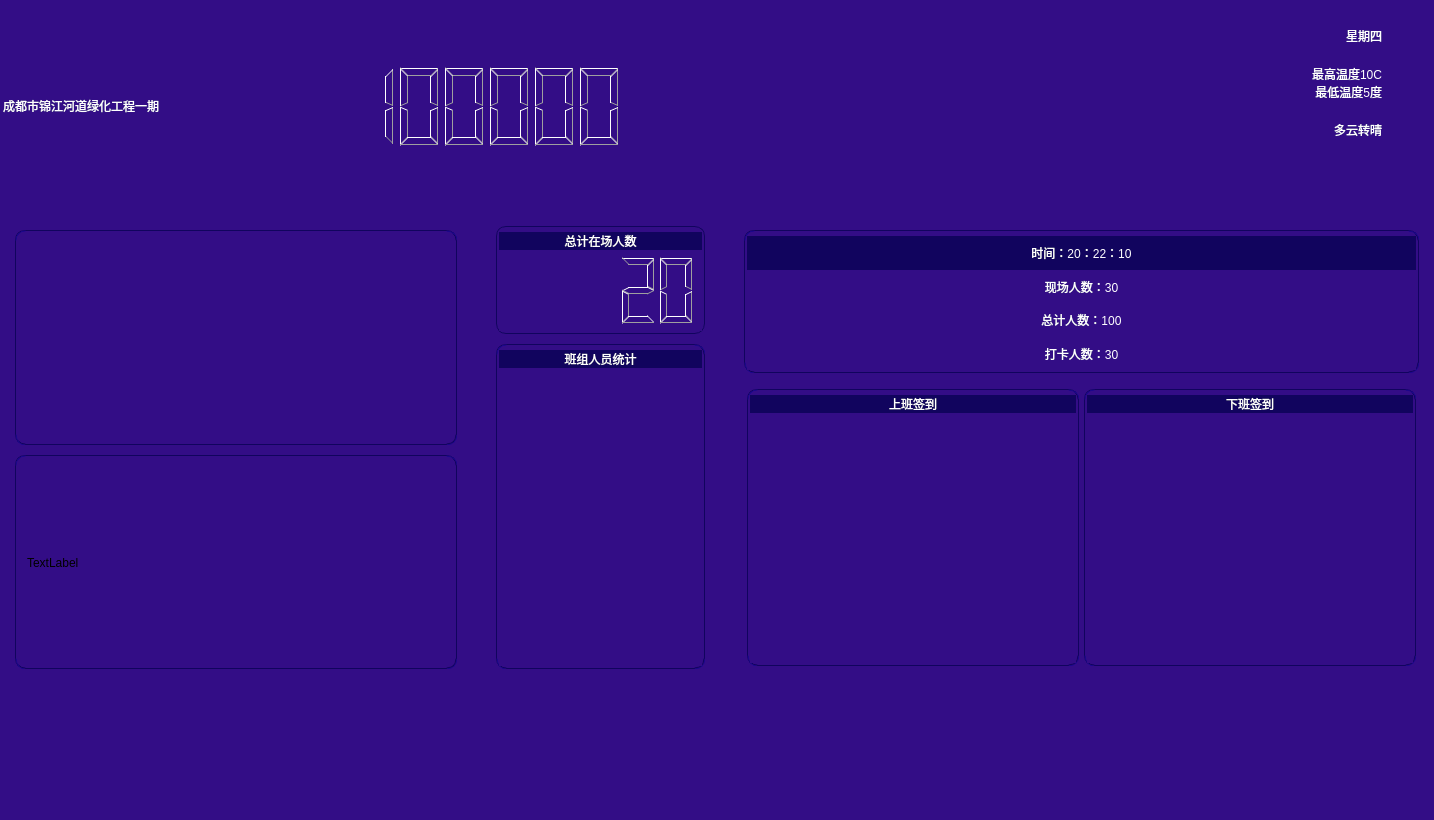
<?xml version="1.0" encoding="UTF-8"?>
<ui version="4.0">
 <class>Form</class>
 <widget class="QWidget" name="Form">
  <property name="geometry">
   <rect>
    <x>0</x>
    <y>0</y>
    <width>1434</width>
    <height>820</height>
   </rect>
  </property>
  <property name="windowTitle">
   <string>Form</string>
  </property>
  <property name="styleSheet">
   <string notr="true">background-color: rgb(51, 13, 134);</string>
  </property>
  <layout class="QVBoxLayout" name="verticalLayout">
   <property name="spacing">
    <number>0</number>
   </property>
   <property name="leftMargin">
    <number>0</number>
   </property>
   <property name="topMargin">
    <number>0</number>
   </property>
   <property name="rightMargin">
    <number>0</number>
   </property>
   <property name="bottomMargin">
    <number>0</number>
   </property>
   <item>
    <widget class="QGroupBox" name="groupBox_header">
     <property name="sizePolicy">
      <sizepolicy hsizetype="Preferred" vsizetype="Preferred">
       <horstretch>0</horstretch>
       <verstretch>2</verstretch>
      </sizepolicy>
     </property>
     <property name="styleSheet">
      <string notr="true">QGroupBox#groupBox_header
{
   border:0px
}</string>
     </property>
     <property name="title">
      <string/>
     </property>
     <layout class="QHBoxLayout" name="horizontalLayout">
      <property name="spacing">
       <number>5</number>
      </property>
      <property name="leftMargin">
       <number>0</number>
      </property>
      <property name="topMargin">
       <number>0</number>
      </property>
      <property name="rightMargin">
       <number>0</number>
      </property>
      <property name="bottomMargin">
       <number>0</number>
      </property>
      <item>
       <widget class="QLabel" name="label_title">
        <property name="styleSheet">
         <string notr="true">font: 75 36pt &quot;微软雅黑&quot;;
color: rgb(255, 255, 255);</string>
        </property>
        <property name="text">
         <string>成都市锦江河道绿化工程一期</string>
        </property>
       </widget>
      </item>
      <item>
       <widget class="QLCDNumber" name="lcdNumber_date">
        <property name="sizePolicy">
         <sizepolicy hsizetype="Expanding" vsizetype="Expanding">
          <horstretch>0</horstretch>
          <verstretch>0</verstretch>
         </sizepolicy>
        </property>
        <property name="font">
         <font>
          <family>微软雅黑</family>
          <pointsize>28</pointsize>
          <weight>9</weight>
          <italic>false</italic>
          <bold>false</bold>
         </font>
        </property>
        <property name="styleSheet">
         <string notr="true">font: 75 28pt &quot;微软雅黑&quot;;</string>
        </property>
        <property name="frameShape">
         <enum>QFrame::NoFrame</enum>
        </property>
        <property name="frameShadow">
         <enum>QFrame::Sunken</enum>
        </property>
        <property name="lineWidth">
         <number>0</number>
        </property>
        <property name="digitCount">
         <number>10</number>
        </property>
        <property name="segmentStyle">
         <enum>QLCDNumber::Outline</enum>
        </property>
        <property name="value" stdset="0">
         <double>20191212.000000000000000</double>
        </property>
        <property name="intValue" stdset="0">
         <number>20191212</number>
        </property>
       </widget>
      </item>
      <item>
       <spacer name="horizontalSpacer_2">
        <property name="orientation">
         <enum>Qt::Horizontal</enum>
        </property>
        <property name="sizeHint" stdset="0">
         <size>
          <width>40</width>
          <height>20</height>
         </size>
        </property>
       </spacer>
      </item>
      <item>
       <widget class="QLabel" name="label_4">
        <property name="sizePolicy">
         <sizepolicy hsizetype="Fixed" vsizetype="Fixed">
          <horstretch>0</horstretch>
          <verstretch>0</verstretch>
         </sizepolicy>
        </property>
        <property name="minimumSize">
         <size>
          <width>200</width>
          <height>200</height>
         </size>
        </property>
        <property name="maximumSize">
         <size>
          <width>200</width>
          <height>200</height>
         </size>
        </property>
        <property name="styleSheet">
         <string notr="true">image: url(:/ico/resource/ico/阴转晴.png);</string>
        </property>
        <property name="lineWidth">
         <number>0</number>
        </property>
        <property name="text">
         <string/>
        </property>
        <property name="scaledContents">
         <bool>false</bool>
        </property>
        <property name="alignment">
         <set>Qt::AlignCenter</set>
        </property>
       </widget>
      </item>
      <item>
       <widget class="QWidget" name="widget" native="true">
        <layout class="QVBoxLayout" name="verticalLayout_2">
         <item>
          <widget class="QLabel" name="label_xq">
           <property name="styleSheet">
            <string notr="true">font: 20pt &quot;方正姚体&quot;;
color: rgb(255, 255, 255);
</string>
           </property>
           <property name="text">
            <string>星期四</string>
           </property>
           <property name="alignment">
            <set>Qt::AlignRight|Qt::AlignTrailing|Qt::AlignVCenter</set>
           </property>
          </widget>
         </item>
         <item>
          <widget class="QLabel" name="label_tq">
           <property name="styleSheet">
            <string notr="true">font: 20pt &quot;方正姚体&quot;;
color: rgb(255, 255, 255);
</string>
           </property>
           <property name="text">
            <string>最高温度10C
最低温度5度</string>
           </property>
           <property name="alignment">
            <set>Qt::AlignRight|Qt::AlignTrailing|Qt::AlignVCenter</set>
           </property>
          </widget>
         </item>
         <item>
          <widget class="QLabel" name="label_wd">
           <property name="styleSheet">
            <string notr="true">font: 20pt &quot;方正姚体&quot;;
color: rgb(255, 255, 255);
</string>
           </property>
           <property name="text">
            <string>多云转晴</string>
           </property>
           <property name="alignment">
            <set>Qt::AlignRight|Qt::AlignTrailing|Qt::AlignVCenter</set>
           </property>
          </widget>
         </item>
         <item>
          <widget class="QLabel" name="label_fengli">
           <property name="styleSheet">
            <string notr="true">font: 20pt &quot;方正姚体&quot;;
color: rgb(255, 255, 255);</string>
           </property>
           <property name="text">
            <string/>
           </property>
          </widget>
         </item>
        </layout>
       </widget>
      </item>
      <item>
       <spacer name="horizontalSpacer">
        <property name="orientation">
         <enum>Qt::Horizontal</enum>
        </property>
        <property name="sizeType">
         <enum>QSizePolicy::Fixed</enum>
        </property>
        <property name="sizeHint" stdset="0">
         <size>
          <width>40</width>
          <height>20</height>
         </size>
        </property>
       </spacer>
      </item>
     </layout>
    </widget>
   </item>
   <item>
    <widget class="QGroupBox" name="groupBox_center">
     <property name="sizePolicy">
      <sizepolicy hsizetype="Preferred" vsizetype="Preferred">
       <horstretch>0</horstretch>
       <verstretch>7</verstretch>
      </sizepolicy>
     </property>
     <property name="styleSheet">
      <string notr="true">QGroupBox#groupBox_center 
{
   border:0px
}</string>
     </property>
     <property name="title">
      <string/>
     </property>
     <layout class="QHBoxLayout" name="horizontalLayout_2">
      <property name="spacing">
       <number>15</number>
      </property>
      <property name="leftMargin">
       <number>0</number>
      </property>
      <property name="topMargin">
       <number>0</number>
      </property>
      <property name="rightMargin">
       <number>0</number>
      </property>
      <property name="bottomMargin">
       <number>0</number>
      </property>
      <item>
       <widget class="QGroupBox" name="groupBox_4">
        <property name="sizePolicy">
         <sizepolicy hsizetype="Preferred" vsizetype="Preferred">
          <horstretch>2</horstretch>
          <verstretch>0</verstretch>
         </sizepolicy>
        </property>
        <property name="styleSheet">
         <string notr="true">QGroupBox#groupBox_4
{
   border:0px
}</string>
        </property>
        <property name="title">
         <string/>
        </property>
        <property name="flat">
         <bool>false</bool>
        </property>
        <layout class="QVBoxLayout" name="verticalLayout_5">
         <property name="spacing">
          <number>10</number>
         </property>
         <item>
          <widget class="QGroupBox" name="groupBox_photo">
           <property name="styleSheet">
            <string notr="true">QGroupBox#groupBox_photo

{
   border:1px solid #11045e;
   border-radius:10px;
   border-style:groove;
   float:left;
		
}</string>
           </property>
           <property name="title">
            <string/>
           </property>
           <property name="flat">
            <bool>false</bool>
           </property>
           <layout class="QHBoxLayout" name="horizontalLayout_3">
            <item>
             <widget class="QLabel" name="label_idphoto">
              <property name="styleSheet">
               <string notr="true">image: url(:/img/resource/img/ymg.jpg);</string>
              </property>
              <property name="text">
               <string/>
              </property>
             </widget>
            </item>
            <item>
             <widget class="QLabel" name="label_photo">
              <property name="styleSheet">
               <string notr="true">image: url(:/img/resource/img/420124197802025936.jpg);</string>
              </property>
              <property name="text">
               <string/>
              </property>
              <property name="scaledContents">
               <bool>true</bool>
              </property>
             </widget>
            </item>
           </layout>
          </widget>
         </item>
         <item>
          <widget class="QGroupBox" name="groupBox_info">
           <property name="styleSheet">
            <string notr="true">QGroupBox#groupBox_info

{
   border:1px solid #11045e;
   border-radius:10px;
   border-style:groove;
   float:left;
		
}</string>
           </property>
           <property name="title">
            <string/>
           </property>
           <layout class="QVBoxLayout" name="verticalLayout_12">
            <item>
             <widget class="QLabel" name="label_about">
              <property name="text">
               <string>TextLabel</string>
              </property>
              <property name="textFormat">
               <enum>Qt::RichText</enum>
              </property>
              <property name="wordWrap">
               <bool>true</bool>
              </property>
             </widget>
            </item>
           </layout>
          </widget>
         </item>
        </layout>
       </widget>
      </item>
      <item>
       <widget class="QGroupBox" name="groupBox_5">
        <property name="sizePolicy">
         <sizepolicy hsizetype="Preferred" vsizetype="Preferred">
          <horstretch>1</horstretch>
          <verstretch>0</verstretch>
         </sizepolicy>
        </property>
        <property name="styleSheet">
         <string notr="true">QGroupBox#groupBox_5
{
   border:0px
}</string>
        </property>
        <property name="title">
         <string/>
        </property>
        <layout class="QVBoxLayout" name="verticalLayout_3">
         <property name="spacing">
          <number>10</number>
         </property>
         <property name="topMargin">
          <number>5</number>
         </property>
         <item>
          <widget class="QGroupBox" name="groupBox_bzTotal">
           <property name="sizePolicy">
            <sizepolicy hsizetype="Preferred" vsizetype="Preferred">
             <horstretch>0</horstretch>
             <verstretch>1</verstretch>
            </sizepolicy>
           </property>
           <property name="styleSheet">
            <string notr="true">QGroupBox#groupBox_bzTotal

{
   border:1px solid #11045e;
   border-radius:10px;
   border-style:solid;
   float:left;
		
}</string>
           </property>
           <property name="title">
            <string/>
           </property>
           <property name="flat">
            <bool>true</bool>
           </property>
           <layout class="QVBoxLayout" name="verticalLayout_6">
            <property name="spacing">
             <number>0</number>
            </property>
            <property name="leftMargin">
             <number>0</number>
            </property>
            <property name="topMargin">
             <number>0</number>
            </property>
            <property name="rightMargin">
             <number>0</number>
            </property>
            <property name="bottomMargin">
             <number>0</number>
            </property>
            <item>
             <widget class="QLabel" name="label_6">
              <property name="styleSheet">
               <string notr="true">
background-color:#11045e;
font: 75 28pt &quot;微软雅黑&quot;;
color: white;
</string>
              </property>
              <property name="text">
               <string>总计在场人数</string>
              </property>
              <property name="alignment">
               <set>Qt::AlignCenter</set>
              </property>
             </widget>
            </item>
            <item>
             <widget class="QLCDNumber" name="lcdNumber_all">
              <property name="sizePolicy">
               <sizepolicy hsizetype="Expanding" vsizetype="Expanding">
                <horstretch>0</horstretch>
                <verstretch>0</verstretch>
               </sizepolicy>
              </property>
              <property name="contextMenuPolicy">
               <enum>Qt::NoContextMenu</enum>
              </property>
              <property name="layoutDirection">
               <enum>Qt::RightToLeft</enum>
              </property>
              <property name="frameShape">
               <enum>QFrame::NoFrame</enum>
              </property>
              <property name="frameShadow">
               <enum>QFrame::Sunken</enum>
              </property>
              <property name="lineWidth">
               <number>0</number>
              </property>
              <property name="midLineWidth">
               <number>0</number>
              </property>
              <property name="smallDecimalPoint">
               <bool>false</bool>
              </property>
              <property name="digitCount">
               <number>5</number>
              </property>
              <property name="segmentStyle">
               <enum>QLCDNumber::Outline</enum>
              </property>
              <property name="intValue" stdset="0">
               <number>20</number>
              </property>
             </widget>
            </item>
           </layout>
          </widget>
         </item>
         <item>
          <widget class="QGroupBox" name="groupBox_bzDetail">
           <property name="sizePolicy">
            <sizepolicy hsizetype="Preferred" vsizetype="Preferred">
             <horstretch>0</horstretch>
             <verstretch>3</verstretch>
            </sizepolicy>
           </property>
           <property name="styleSheet">
            <string notr="true">QGroupBox#groupBox_bzDetail

{
   border:1px solid #11045e;
   border-radius:10px;
   border-style:groove;
   float:left;
		
}</string>
           </property>
           <property name="title">
            <string/>
           </property>
           <layout class="QVBoxLayout" name="verticalLayout_7">
            <property name="spacing">
             <number>0</number>
            </property>
            <property name="leftMargin">
             <number>0</number>
            </property>
            <property name="topMargin">
             <number>0</number>
            </property>
            <property name="rightMargin">
             <number>0</number>
            </property>
            <property name="bottomMargin">
             <number>0</number>
            </property>
            <item>
             <widget class="QLabel" name="label_10">
              <property name="styleSheet">
               <string notr="true">background-color:#11045e;
font: 75 28pt &quot;微软雅黑&quot;;
color: white;
border-radius:10px,10px;</string>
              </property>
              <property name="text">
               <string>班组人员统计</string>
              </property>
              <property name="alignment">
               <set>Qt::AlignCenter</set>
              </property>
             </widget>
            </item>
            <item>
             <widget class="QGroupBox" name="groupBox_bz">
              <property name="sizePolicy">
               <sizepolicy hsizetype="Preferred" vsizetype="Preferred">
                <horstretch>0</horstretch>
                <verstretch>1</verstretch>
               </sizepolicy>
              </property>
              <property name="styleSheet">
               <string notr="true">QGroupBox#groupBox_bz
{
   border:0px
}</string>
              </property>
              <property name="title">
               <string/>
              </property>
              <layout class="QVBoxLayout" name="verticalLayout_11">
               <item>
                <layout class="QFormLayout" name="flayout_bz">
                 <property name="labelAlignment">
                  <set>Qt::AlignCenter</set>
                 </property>
                </layout>
               </item>
              </layout>
             </widget>
            </item>
           </layout>
          </widget>
         </item>
        </layout>
       </widget>
      </item>
      <item>
       <widget class="QGroupBox" name="groupBox_6">
        <property name="sizePolicy">
         <sizepolicy hsizetype="Preferred" vsizetype="Preferred">
          <horstretch>3</horstretch>
          <verstretch>0</verstretch>
         </sizepolicy>
        </property>
        <property name="styleSheet">
         <string notr="true">QGroupBox#groupBox_6
{
   border:0px
}</string>
        </property>
        <property name="title">
         <string/>
        </property>
        <layout class="QVBoxLayout" name="verticalLayout_4">
         <property name="spacing">
          <number>10</number>
         </property>
         <item>
          <widget class="QGroupBox" name="groupBox_time">
           <property name="sizePolicy">
            <sizepolicy hsizetype="Preferred" vsizetype="Preferred">
             <horstretch>0</horstretch>
             <verstretch>1</verstretch>
            </sizepolicy>
           </property>
           <property name="styleSheet">
            <string notr="true">QGroupBox#groupBox_time

{
   border:1px solid #11045e;
   border-radius:10px;
   border-style:groove;
   float:left;
		
}</string>
           </property>
           <property name="title">
            <string/>
           </property>
           <layout class="QVBoxLayout" name="verticalLayout_8">
            <property name="spacing">
             <number>0</number>
            </property>
            <property name="leftMargin">
             <number>0</number>
            </property>
            <property name="topMargin">
             <number>0</number>
            </property>
            <property name="rightMargin">
             <number>0</number>
            </property>
            <property name="bottomMargin">
             <number>0</number>
            </property>
            <item>
             <widget class="QLabel" name="label_time">
              <property name="styleSheet">
               <string notr="true">background-color:#11045e;
font: 75 28pt &quot;微软雅黑&quot;;
color: white;
border-radius:10px,10px;</string>
              </property>
              <property name="text">
               <string>时间：20：22：10</string>
              </property>
              <property name="alignment">
               <set>Qt::AlignCenter</set>
              </property>
             </widget>
            </item>
            <item>
             <widget class="QLabel" name="label_12">
              <property name="styleSheet">
               <string notr="true">color: rgb(255, 255, 255);
font: 18pt &quot;方正姚体&quot;;
</string>
              </property>
              <property name="text">
               <string>现场人数：30</string>
              </property>
              <property name="alignment">
               <set>Qt::AlignCenter</set>
              </property>
             </widget>
            </item>
            <item>
             <widget class="QLabel" name="label_7">
              <property name="styleSheet">
               <string notr="true">color: rgb(255, 255, 255);
font: 18pt &quot;方正姚体&quot;;
</string>
              </property>
              <property name="text">
               <string>总计人数：100</string>
              </property>
              <property name="alignment">
               <set>Qt::AlignCenter</set>
              </property>
             </widget>
            </item>
            <item>
             <widget class="QLabel" name="label_11">
              <property name="styleSheet">
               <string notr="true">color: rgb(255, 255, 255);
font: 18pt &quot;方正姚体&quot;;
</string>
              </property>
              <property name="text">
               <string>打卡人数：30</string>
              </property>
              <property name="alignment">
               <set>Qt::AlignCenter</set>
              </property>
             </widget>
            </item>
           </layout>
          </widget>
         </item>
         <item>
          <widget class="QGroupBox" name="groupBox_shift">
           <property name="sizePolicy">
            <sizepolicy hsizetype="Preferred" vsizetype="Preferred">
             <horstretch>0</horstretch>
             <verstretch>2</verstretch>
            </sizepolicy>
           </property>
           <property name="styleSheet">
            <string notr="true">QGroupBox#groupBox_shift
{
   border:0px
}</string>
           </property>
           <property name="title">
            <string/>
           </property>
           <layout class="QHBoxLayout" name="horizontalLayout_5">
            <property name="spacing">
             <number>5</number>
            </property>
            <property name="leftMargin">
             <number>0</number>
            </property>
            <property name="topMargin">
             <number>0</number>
            </property>
            <property name="rightMargin">
             <number>0</number>
            </property>
            <property name="bottomMargin">
             <number>0</number>
            </property>
            <item>
             <widget class="QGroupBox" name="groupBox_shift1">
              <property name="sizePolicy">
               <sizepolicy hsizetype="Preferred" vsizetype="Preferred">
                <horstretch>1</horstretch>
                <verstretch>1</verstretch>
               </sizepolicy>
              </property>
              <property name="styleSheet">
               <string notr="true">QGroupBox#groupBox_shift1

{
   border:1px solid #11045e;
   border-radius:10px;
   border-style:groove;
   float:left;
		
}</string>
              </property>
              <property name="title">
               <string/>
              </property>
              <property name="alignment">
               <set>Qt::AlignCenter</set>
              </property>
              <layout class="QVBoxLayout" name="verticalLayout_9">
               <property name="spacing">
                <number>0</number>
               </property>
               <property name="leftMargin">
                <number>0</number>
               </property>
               <property name="topMargin">
                <number>0</number>
               </property>
               <property name="rightMargin">
                <number>0</number>
               </property>
               <property name="bottomMargin">
                <number>0</number>
               </property>
               <item>
                <widget class="QLabel" name="label_14">
                 <property name="styleSheet">
                  <string notr="true">background-color:#11045e;
font: 75 28pt &quot;微软雅黑&quot;;
color: white;
border-radius:10px,10px;</string>
                 </property>
                 <property name="text">
                  <string>上班签到</string>
                 </property>
                 <property name="alignment">
                  <set>Qt::AlignCenter</set>
                 </property>
                </widget>
               </item>
               <item>
                <widget class="QGroupBox" name="groupBox_l">
                 <property name="sizePolicy">
                  <sizepolicy hsizetype="Preferred" vsizetype="Preferred">
                   <horstretch>0</horstretch>
                   <verstretch>1</verstretch>
                  </sizepolicy>
                 </property>
                 <property name="styleSheet">
                  <string notr="true">QGroupBox#groupBox_l
{
   border:0px
}</string>
                 </property>
                 <property name="title">
                  <string/>
                 </property>
                 <layout class="QVBoxLayout" name="verticalLayout_13">
                  <item>
                   <widget class="QListWidget" name="listWidget_l">
                    <property name="styleSheet">
                     <string notr="true">QListWidget#listWidget_l
{
   border:0px
}</string>
                    </property>
                    <property name="lineWidth">
                     <number>0</number>
                    </property>
                    <property name="viewMode">
                     <enum>QListView::IconMode</enum>
                    </property>
                   </widget>
                  </item>
                 </layout>
                </widget>
               </item>
              </layout>
             </widget>
            </item>
            <item>
             <widget class="QGroupBox" name="groupBox_shift2">
              <property name="sizePolicy">
               <sizepolicy hsizetype="Preferred" vsizetype="Preferred">
                <horstretch>1</horstretch>
                <verstretch>1</verstretch>
               </sizepolicy>
              </property>
              <property name="styleSheet">
               <string notr="true">QGroupBox#groupBox_shift2

{
   border:1px solid #11045e;
   border-radius:10px;
   border-style:groove;
   float:left;
		
}</string>
              </property>
              <property name="title">
               <string/>
              </property>
              <layout class="QVBoxLayout" name="verticalLayout_10">
               <property name="spacing">
                <number>0</number>
               </property>
               <property name="leftMargin">
                <number>0</number>
               </property>
               <property name="topMargin">
                <number>0</number>
               </property>
               <property name="rightMargin">
                <number>0</number>
               </property>
               <property name="bottomMargin">
                <number>0</number>
               </property>
               <item>
                <widget class="QLabel" name="label_15">
                 <property name="styleSheet">
                  <string notr="true">background-color:#11045e;
font: 75 28pt &quot;微软雅黑&quot;;
color: white;
border-radius:10px,10px;</string>
                 </property>
                 <property name="text">
                  <string>下班签到</string>
                 </property>
                 <property name="alignment">
                  <set>Qt::AlignCenter</set>
                 </property>
                </widget>
               </item>
               <item>
                <widget class="QGroupBox" name="groupBox_r">
                 <property name="sizePolicy">
                  <sizepolicy hsizetype="Preferred" vsizetype="Preferred">
                   <horstretch>0</horstretch>
                   <verstretch>1</verstretch>
                  </sizepolicy>
                 </property>
                 <property name="styleSheet">
                  <string notr="true">QGroupBox#groupBox_r
{
   border:0px
}</string>
                 </property>
                 <property name="title">
                  <string/>
                 </property>
                 <layout class="QVBoxLayout" name="verticalLayout_14">
                  <item>
                   <widget class="QListWidget" name="listWidget_r">
                    <property name="styleSheet">
                     <string notr="true">QListWidget#listWidget_r
{
   border:0px
}</string>
                    </property>
                   </widget>
                  </item>
                 </layout>
                </widget>
               </item>
              </layout>
             </widget>
            </item>
           </layout>
          </widget>
         </item>
        </layout>
       </widget>
      </item>
     </layout>
    </widget>
   </item>
   <item>
    <widget class="QGroupBox" name="groupBox_botton">
     <property name="sizePolicy">
      <sizepolicy hsizetype="Preferred" vsizetype="Preferred">
       <horstretch>0</horstretch>
       <verstretch>2</verstretch>
      </sizepolicy>
     </property>
     <property name="styleSheet">
      <string notr="true">QGroupBox#groupBox_botton
{
   border:0px
}</string>
     </property>
     <property name="title">
      <string/>
     </property>
     <layout class="QHBoxLayout" name="horizontalLayout_4">
      <property name="spacing">
       <number>5</number>
      </property>
      <property name="leftMargin">
       <number>0</number>
      </property>
      <property name="topMargin">
       <number>0</number>
      </property>
      <property name="rightMargin">
       <number>0</number>
      </property>
      <property name="bottomMargin">
       <number>0</number>
      </property>
      <item>
       <widget class="QLabel" name="label_8">
        <property name="sizePolicy">
         <sizepolicy hsizetype="Preferred" vsizetype="Preferred">
          <horstretch>1</horstretch>
          <verstretch>0</verstretch>
         </sizepolicy>
        </property>
        <property name="styleSheet">
         <string notr="true">QGroupBox{ border: 1px groove grey; border-radius:5px;border-style: outset;}</string>
        </property>
        <property name="text">
         <string/>
        </property>
       </widget>
      </item>
      <item>
       <widget class="QPushButton" name="pb_max">
        <property name="minimumSize">
         <size>
          <width>80</width>
          <height>80</height>
         </size>
        </property>
        <property name="maximumSize">
         <size>
          <width>80</width>
          <height>80</height>
         </size>
        </property>
        <property name="text">
         <string/>
        </property>
        <property name="icon">
         <iconset resource="../resource.qrc">
          <normaloff>:/ico/resource/ico/max.png</normaloff>:/ico/resource/ico/max.png</iconset>
        </property>
        <property name="iconSize">
         <size>
          <width>80</width>
          <height>80</height>
         </size>
        </property>
        <property name="flat">
         <bool>true</bool>
        </property>
       </widget>
      </item>
      <item>
       <widget class="QPushButton" name="pb_exit">
        <property name="sizePolicy">
         <sizepolicy hsizetype="Minimum" vsizetype="Fixed">
          <horstretch>0</horstretch>
          <verstretch>0</verstretch>
         </sizepolicy>
        </property>
        <property name="minimumSize">
         <size>
          <width>80</width>
          <height>80</height>
         </size>
        </property>
        <property name="maximumSize">
         <size>
          <width>80</width>
          <height>80</height>
         </size>
        </property>
        <property name="styleSheet">
         <string notr="true"/>
        </property>
        <property name="text">
         <string/>
        </property>
        <property name="icon">
         <iconset resource="../resource.qrc">
          <normaloff>:/ico/resource/ico/exit.png</normaloff>:/ico/resource/ico/exit.png</iconset>
        </property>
        <property name="iconSize">
         <size>
          <width>80</width>
          <height>80</height>
         </size>
        </property>
        <property name="flat">
         <bool>true</bool>
        </property>
       </widget>
      </item>
      <item>
       <spacer name="horizontalSpacer_3">
        <property name="orientation">
         <enum>Qt::Horizontal</enum>
        </property>
        <property name="sizeType">
         <enum>QSizePolicy::Fixed</enum>
        </property>
        <property name="sizeHint" stdset="0">
         <size>
          <width>20</width>
          <height>20</height>
         </size>
        </property>
       </spacer>
      </item>
     </layout>
    </widget>
   </item>
  </layout>
 </widget>
 <resources>
  <include location="../resource.qrc"/>
 </resources>
 <connections/>
</ui>
